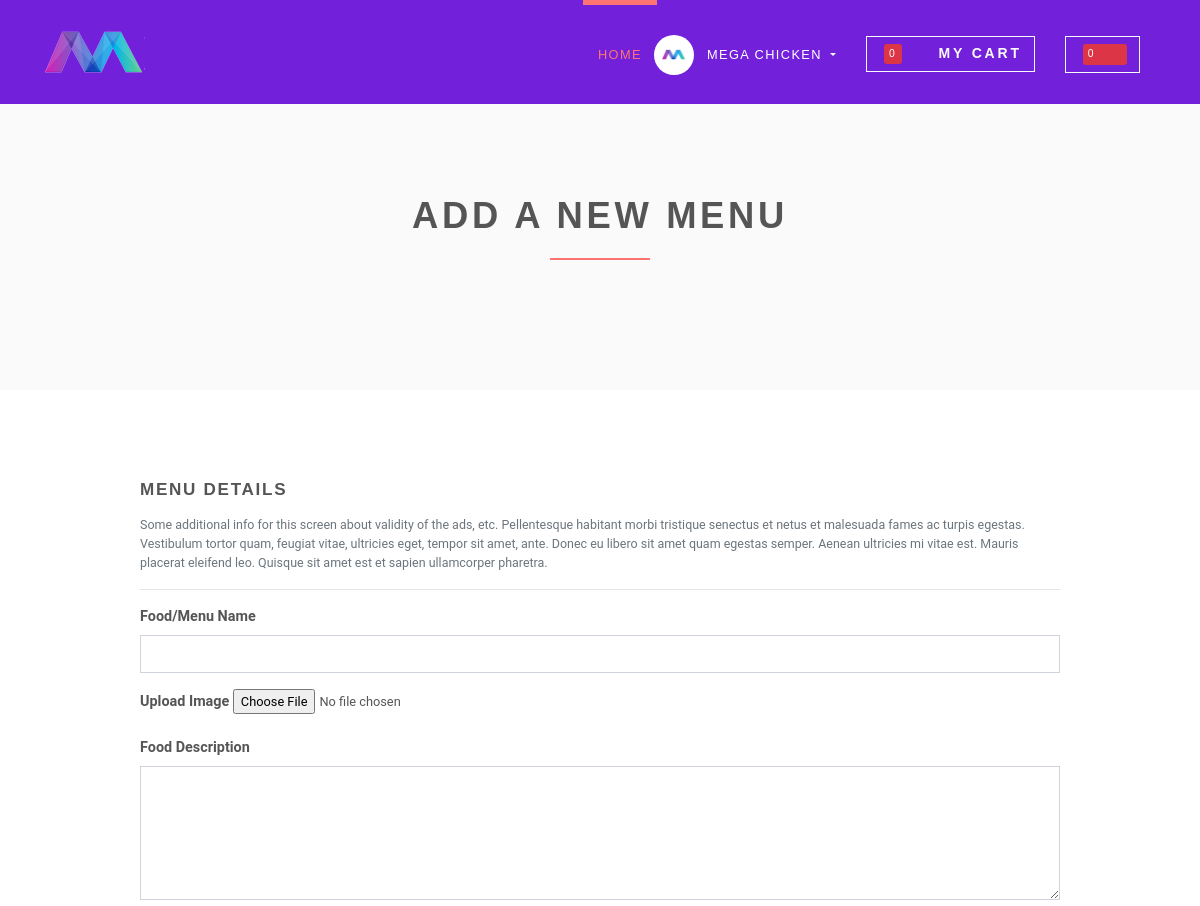
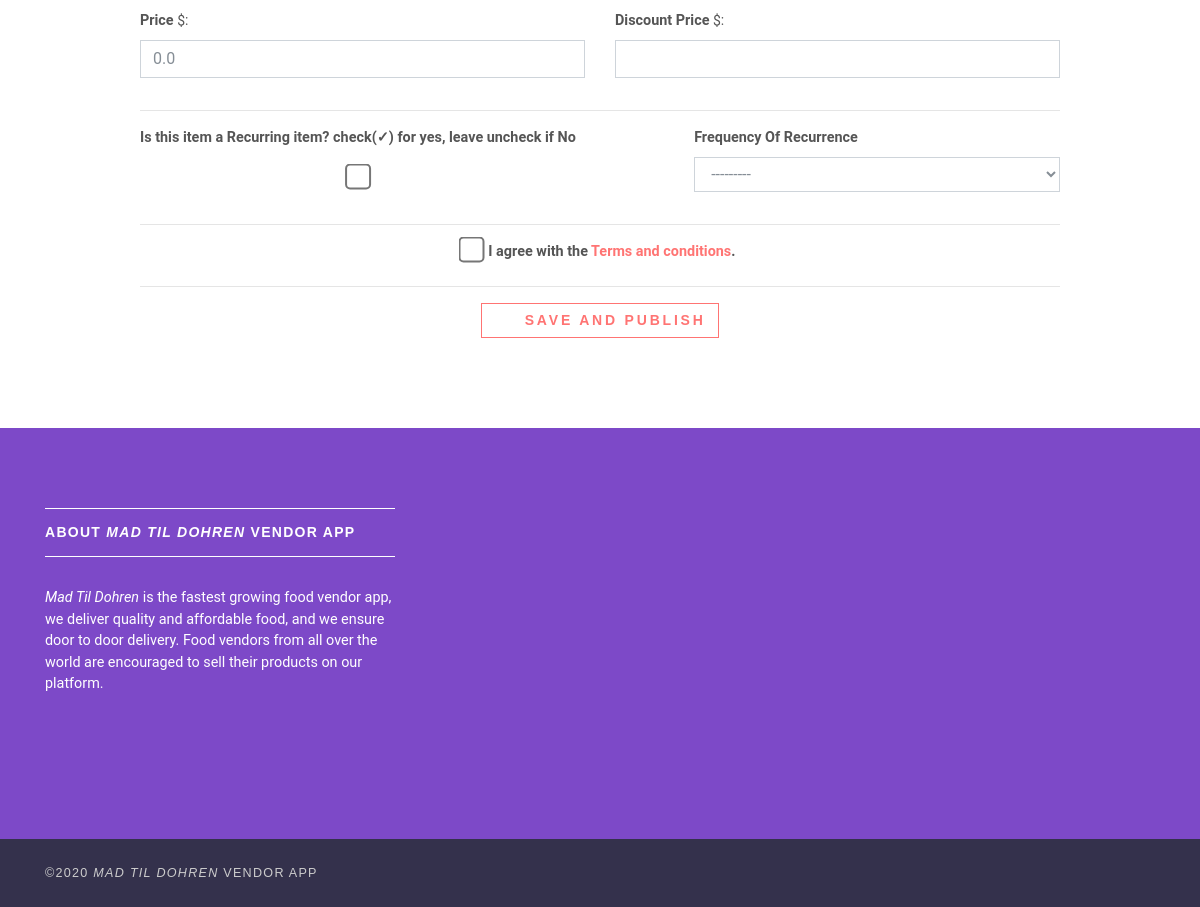
The app's page /create-menu/ (signed in) with its own data (2 pictures, top to bottom).
### accounts/models.py (models this page shows, shortened)
class User(AbstractBaseUser):
    username = None
    email = models.EmailField(verbose_name='email', max_length=60, unique=True, blank=False,
                              error_messages={
                                  'unique': "A user with that email already exists.",
                              })
    phonenumber = models.CharField(verbose_name="phone number", max_length=20, unique=True, blank=False,
                                   error_messages={
                                       'unique': "Phone number already exists.",
                                   })
    datetimecreated = models.DateTimeField(verbose_name='date joined', auto_now_add=True)
    stripe_customer_id = models.CharField(max_length=50, blank=True, null=True)
    one_click_purchasing = models.BooleanField(default=False)
    last_login = models.DateTimeField(verbose_name='last login', auto_now=True)
    is_admin = models.BooleanField(default=False)
    is_active = models.BooleanField(default=True)
    is_staff = models.BooleanField(default=False)
    is_superuser = models.BooleanField(default=False)
    is_vendor = models.BooleanField(default=False)
    is_customer = models.BooleanField(default=False)
    first_name = models.CharField(max_length=50)
    last_name = models.CharField(max_length=50, blank=True)
    USERNAME_FIELD = "email"
    REQUIRED_FIELDS = ['first_name', 'last_name']
    objects = MyAccountManager()

### foodvendor/models.py (models this page shows, shortened)
class MessageStatus(models.Model):
    name = models.CharField(max_length=15)

### foodvendor/views/vendor.py (the view, shortened to what this page needs)
# urls.py: path('create-menu/', MenuCreateView.as_view(), name='create-menu'),
class MenuCreateView(SuccessMessageMixin, CreateView):
    model = Menu
    template_name = 'foodvendor/vendor/create-menu.html'
    form_class = CreateMenuForm
    extra_context = {
        'title': 'Post New Food'
    }
    success_url = reverse_lazy('home')
    success_message = "Menu Successfully Created!!"
    @method_decorator(login_required(login_url=reverse_lazy('login')))
    @method_decorator(user_is_vendor)
    def dispatch(self, request, *args, **kwargs):
        if not self.request.user.is_authenticated:
            return reverse_lazy('login')
        if self.request.user.is_authenticated and self.request.user.is_customer and self.request.user.is_superuser:
            return reverse_lazy('login')
        return super().dispatch(self.request, *args, **kwargs)

### foodvendor/forms.py (shortened to what this page needs)
class CreateMenuForm(forms.ModelForm):
    class Meta:
        model = Menu
        exclude = ('vendor', 'datetimecreated',)
        labels = {
            "name": "Food/Menu name",
            "image": "Upload Image",
            "isrecurring": "Is this item a Recurring item? check(✓) for yes, leave uncheck if No",
            "frequencyofrecurrence": "Frequency Of Recurrence",
        }
        widgets = {
            'isrecurring': forms.CheckboxInput(attrs={
                'class': 'form-control',
            }
            ),
            'frequencyofrecurrence': forms.Select(attrs={
                'class': 'form-control',
            }
            ),
        }

### foodvendor/templatetags/cart_template_tags.py (called while the page is built)
@register.filter
def cart_item_count(user):
    if user.is_authenticated:
        qs = Order.objects.filter(user=user, ordered=False)
        if qs.exists():
            return qs[0].itemsordered.count()
    return 0

@register.filter
def unread_notification(user):
    qs = Notification.objects.filter(receiver=user, messagestatus=MessageStatus.objects.get(name='message sent')).annotate(num_user=Count('sender')).count()
    return qs

### templates/foodvendor/vendor/create-menu.html (shortened to what this page needs)
{% extends 'base.html' %}
{% load static %}
{% block styles %}
    <link rel="stylesheet" href="{% static 'vendor/bootstrap-select/css/bootstrap-select.min.css' %}">
{% endblock %}
{% block content %}
    <section class="bg-light-gray">
        <div class="container">
            <div class="row">
                <div class="col-lg-8 mx-auto">
                    <h1 class="heading">Add a new Menu</h1>
                </div>
            </div>
        </div>
    </section>
    <section>
        <div class="container">
            <div class="row">
                <div class="col-lg-10 mx-auto">
                    <form id="job-main-form" method="POST" action="" class="job-add-form" enctype="multipart/form-data">
                        <div class="row">
                            <div class="col-lg-12">
                                <h4>Menu details</h4>
                                <p class="text-muted text-small">Some additional info for this screen about validity of
                                    the ads, etc. Pellentesque habitant morbi tristique senectus et netus et malesuada
                                    fames ac turpis egestas. Vestibulum tortor quam, feugiat vitae, ultricies eget,
                                    tempor sit amet, ante. Donec eu libero sit amet quam egestas semper. Aenean
                                    ultricies mi vitae est. Mauris placerat eleifend leo. Quisque sit amet est et sapien
                                    ullamcorper pharetra. </p>
                                <hr>
                            </div>
                        </div>
                        <div class="row">
                            <div class="col-lg-12 form-group">
                                <label for="title">Food/Menu Name</label>
                                <input id="title" name="name" type="text" class="form-control" value="{{ form.name.value|default_if_none:"" }}">
                            </div>
                        </div>
                        <div class="row">
                            <div class="col-lg-12 form-group">
                                <label>{{form.image.label }}</label>
                                {{ form.image }}
                            </div>
                        </div>
                        <div class="row">
                            <div class="col-lg-12 form-group">
                                <label for="text">Food Description</label>
                                <textarea id="text" name="description" rows="5" class="form-control">{{ form.description.value|default_if_none:"" }}</textarea>
                            </div>
                        </div>
                        <div class="row">
                            <div class="col-lg-6 form-group">
                                <label for="price">Price</label>
                                 $:<input id="price" name="price" type="number" min="1.00" class="form-control" value="{{ form.price.value|default_if_none:"" }}">
                            </div>
                            <div class="col-lg-6 form-group">
                                <label for="discount_price">Discount Price</label>
                                 $:<input id="discount_price" name="discount_price" type="number" min="1.00" class="form-control" value="{{ form.discount_price.value|default_if_none:"" }}">
                            </div>
                        </div>
                        <hr>
                        <div class="row">
                            <div class="col-7 form-group">
                                <label>
                                    {{ form.isrecurring.label }}<br><br>
                                    {{ form.isrecurring }}
                                </label>
                            </div>
                            <div class="col-lg-5 form-group">
                                <label for="frequencyofrecurrence">{{ form.frequencyofrecurrence.label }}</label>
                                {{ form.frequencyofrecurrence }}
                            </div>
                        </div>
                        <div class="row">
                            <div class="col-lg-12">
                                <hr>
                                <div class="checkbox text-center">
                                    <label>
                                        <input type="checkbox"> &nbsp; I agree with the <a href="#">Terms and conditions</a>.
                                    </label>
                                </div>
                            </div>
                        </div>
                        <div class="row">
                            <div class="col-lg-12 text-center">
                                <hr>
                                <button type="submit" class="btn btn-outline-white-primary"><i class="fa fa-magic"></i>
                                    Save and publish
                                </button>
                            </div>
                        </div>
                    </form>
                </div>
            </div>
        </div>
    </section>
{% endblock %}

### templates/base.html (shortened to what this page needs)
<!DOCTYPE html>
{% load static %}
{% load cart_template_tags %}
<html>
<head>
    <link rel="stylesheet" href="{% static 'vendor/bootstrap/css/bootstrap.min.css' %}">
    <link rel="stylesheet" href="{% static 'vendor/font-awesome/css/font-awesome.min.css' %}">
    <link rel="stylesheet" href="{% static 'vendor/owl.carousel/assets/owl.carousel.css' %}">
    <link rel="stylesheet" href="{% static 'vendor/owl.carousel/assets/owl.theme.default.css' %}">
    <link rel="stylesheet" href="{% static 'css/style.default.css' %}" id="theme-stylesheet">
    {% block styles %}{% endblock %}
</head>
<body>
<header class="header">
    <nav class="navbar navbar-expand-lg">
        <div class="container">
            <a href="{% url 'home' %}" class="navbar-brand">
                <img src="{% static 'img/company-1.png' %}" alt="logo" class="d-none d-lg-block">
            </a>
            <div id="navbarSupportedContent" class="collapse navbar-collapse">
                <ul class="navbar-nav ml-auto">
                    <li class="nav-item active">
                        <a href="{% url 'home' %}" class="nav-link">Home <span class="sr-only">(current)</span></a>
                    </li>
                    {% if request.user.is_authenticated and request.user.is_vendor %}
                        <li class="nav-item dropdown">
                            <a id="clientZone" href="#" data-toggle="dropdown"
                               aria-haspopup="true" aria-expanded="false"
                               class="nav-link dropdown-toggle has-img mb-3 mb-lg-0 mt-3 mt-lg-0">
                                <div class="client-menu-image">
                                    <div class="inner">
                                        <img src="{% static 'img/company-1.png' %}"
                                             alt="company image"
                                             class="img-fluid">
                                    </div>
                                </div>
                                {% if request.user.is_customer %}
                                    {{ request.user.first_name }} {{ request.user.last_name }}
                                {% else %}
                                    {{ request.user.first_name }}
                                {% endif %}
                            </a>
                        </li>
                        <li class="nav-item" style="color: #fff">
                                <a href="{% url 'order-summary' %}" class="btn navbar-btn btn-outline-light mb-5 mb-lg-0">
                                    <span class="badge featured-badge badge-danger"><b>{{ request.user|cart_item_count }}</b></span>
                                    <i class="fa fa-shopping-cart" aria-hidden="true"></i> My Cart
                                </a>
                        </li>
                        <li class="nav-item">
                            <a href="{% url 'notifications' %}" class="btn navbar-btn btn-outline-light mb-5 mb-lg-0">
                                <span class="badge featured-badge badge-danger">
                                        {{ request.user|unread_notification }}
                                    <i class="fa fa-bell fa-lg" aria-hidden="true"></i>
                                </span>
                            </a>
                        </li>
                    {% endif %}
                </ul>
            </div>
        </div>
    </nav>
</header>
<div>
    {% block content %} {% endblock %}
</div>
<footer class="footer">
    <div class="footer__block">
        <div class="container">
            <div class="row">
                <div class="col-lg-4 col-md-12 mb-5">
                    <h4 class="h5">About <i>Mad Til Dohren</i> Vendor App</h4>
                    <p> <i>Mad Til Dohren</i> is the fastest growing food vendor app, we deliver quality and affordable food, and
                    we ensure door to door delivery. Food vendors from all over the world are encouraged to sell their products
                    on our platform.
                    </p>
                </div>
            </div>
        </div>
    </div>
    <div class="footer__copyright">
        <div class="container">
            <div class="row">
                <div class="col-md-6 text-md-left text-center">
                    <p>&copy;2020 <i>Mad Til Dohren</i> Vendor App</p>
                </div>
            </div>
        </div>
    </div>
</footer>
</body>
</html>

### records on screen
User: user.first_name "MEGA CHICKEN", user|cart_item_count "0"
MessageStatus: user|unread_notification "0"
